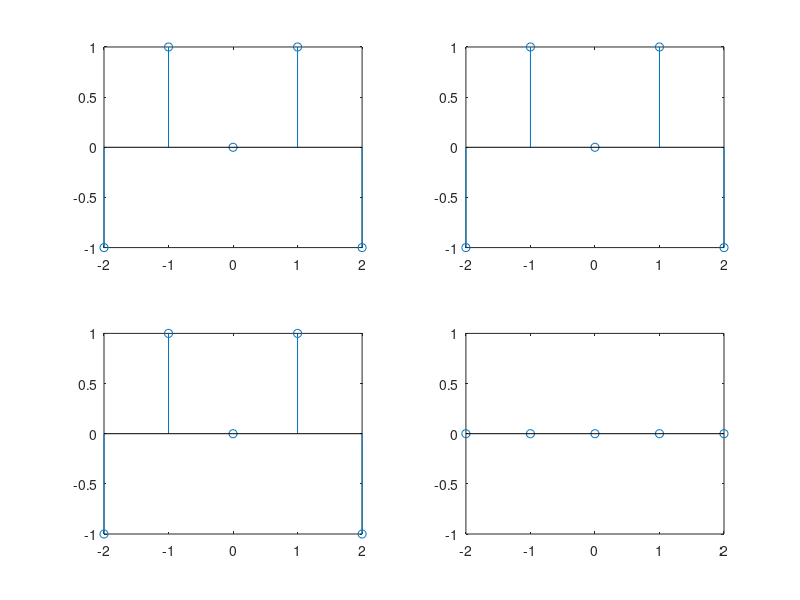

The MATLAB script that drew this image:
clc;
close all;
clear all;
n=-2:1:2;
x=[-1 1 0 1 -1];
subplot(2,2,1);
stem(n,x);
subplot(2,2,2);
y=fliplr(x);
stem(n,y);
subplot(2,2,3);
e=(x+y)/2;
stem(n,e);
subplot(2,2,4);
o=(x-y)/2;
stem(n,o);
